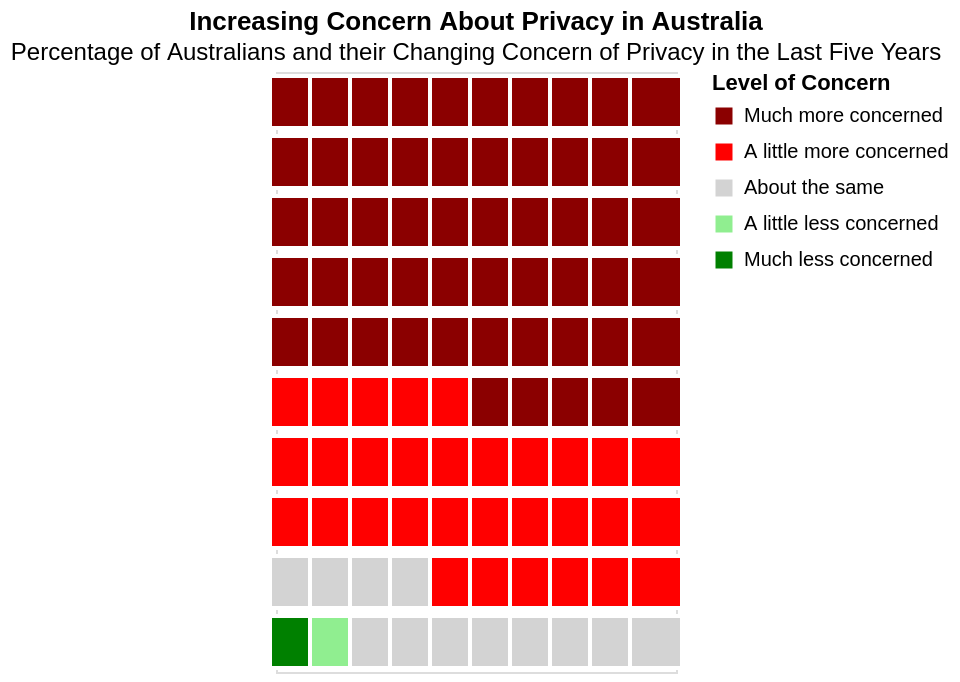

Express this chart as Vega-Lite.
### Vega-Lite specification from a JSON file in a GitHub repository (floating-point values rounded to 4 significant figures)
{"$schema": "https://vega.github.io/schema/vega-lite/v5.json", "description": "A 10x10 waffle chart with 5 categories.", "width": "container", "height": 300, "title": {"text": "Increasing Concern About Privacy in Australia", "subtitle": "Percentage of Australians and their Changing Concern of Privacy in the Last Five Years"}, "data": {"values": [{"category": "Much less concerned", "count": 1}, {"category": "A little less concerned", "count": 1}, {"category": "About the same", "count": 12}, {"category": "A little more concerned", "count": 31}, {"category": "Much more concerned", "count": 56}]}, "transform": [{"window": [{"op": "sum", "field": "count", "as": "cumulative"}], "frame": [null, 0]}, {"calculate": "datum.cumulative - datum.count", "as": "start_idx"}, {"calculate": "datum.cumulative", "as": "end_idx"}, {"window": [{"op": "row_number", "as": "row_num"}], "ignorePeers": true}, {"calculate": "sequence(0, 100)", "as": "grid"}, {"flatten": ["grid"]}, {"filter": "datum.grid >= datum.start_idx && datum.grid < datum.end_idx"}, {"calculate": "datum.grid % 10", "as": "x"}, {"calculate": "9 - floor(datum.grid / 10)", "as": "y"}], "mark": {"type": "rect", "stroke": "white", "strokeWidth": 2, "width": 26, "height": 26}, "encoding": {"x": {"field": "x", "type": "ordinal", "axis": null}, "y": {"field": "y", "type": "ordinal", "axis": null}, "color": {"field": "category", "type": "nominal", "scale": {"range": ["lightgreen", "red", "lightgrey", "green", "darkred"]}, "legend": {"title": "Level of Concern", "values": ["Much more concerned", "A little more concerned", "About the same", "A little less concerned", "Much less concerned"]}}, "tooltip": [{"field": "category", "type": "nominal", "title": "Category"}, {"field": "count", "type": "quantitative", "title": "Percentage of Australians"}]}}
